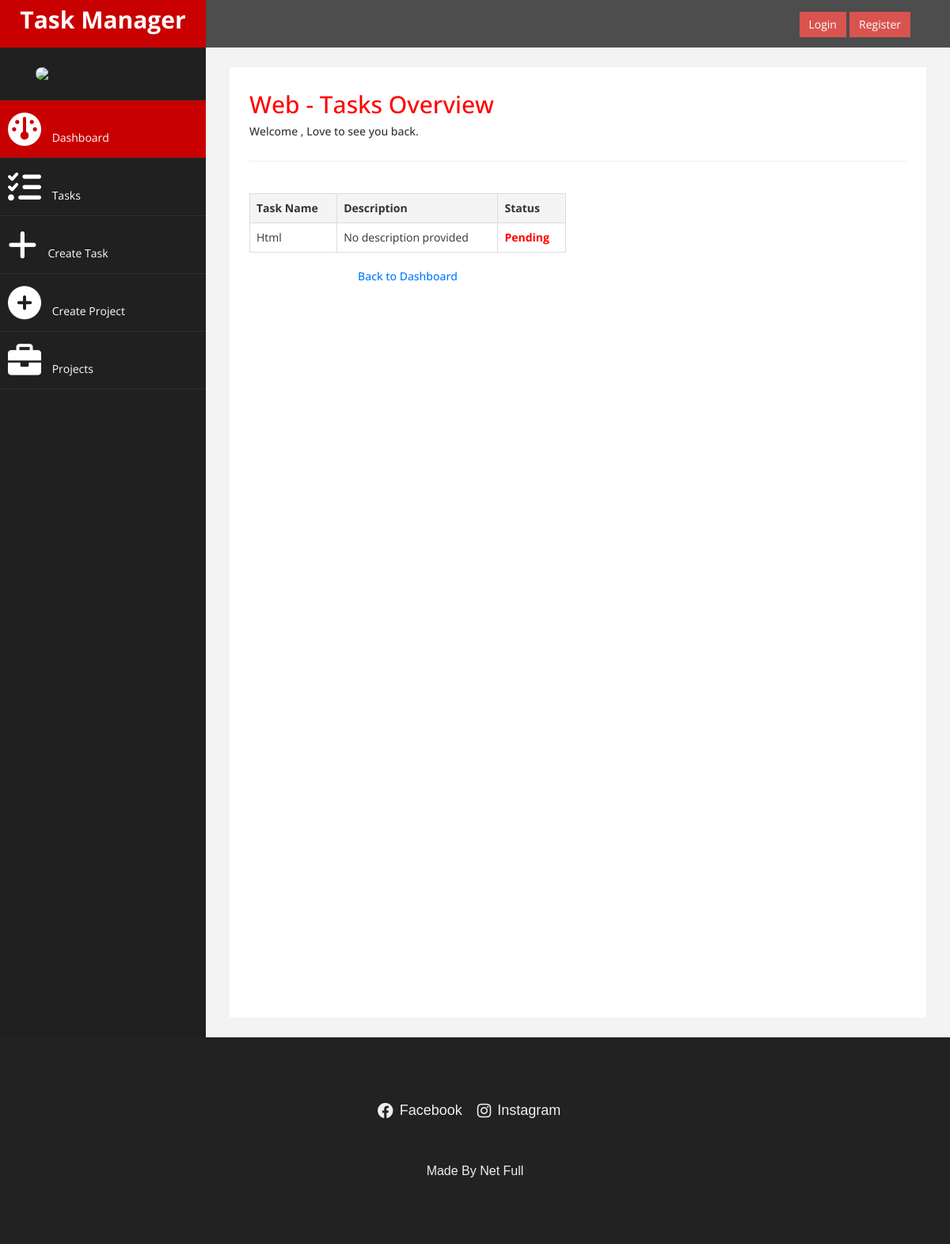
The app's page /project/1/tasks/, older data.
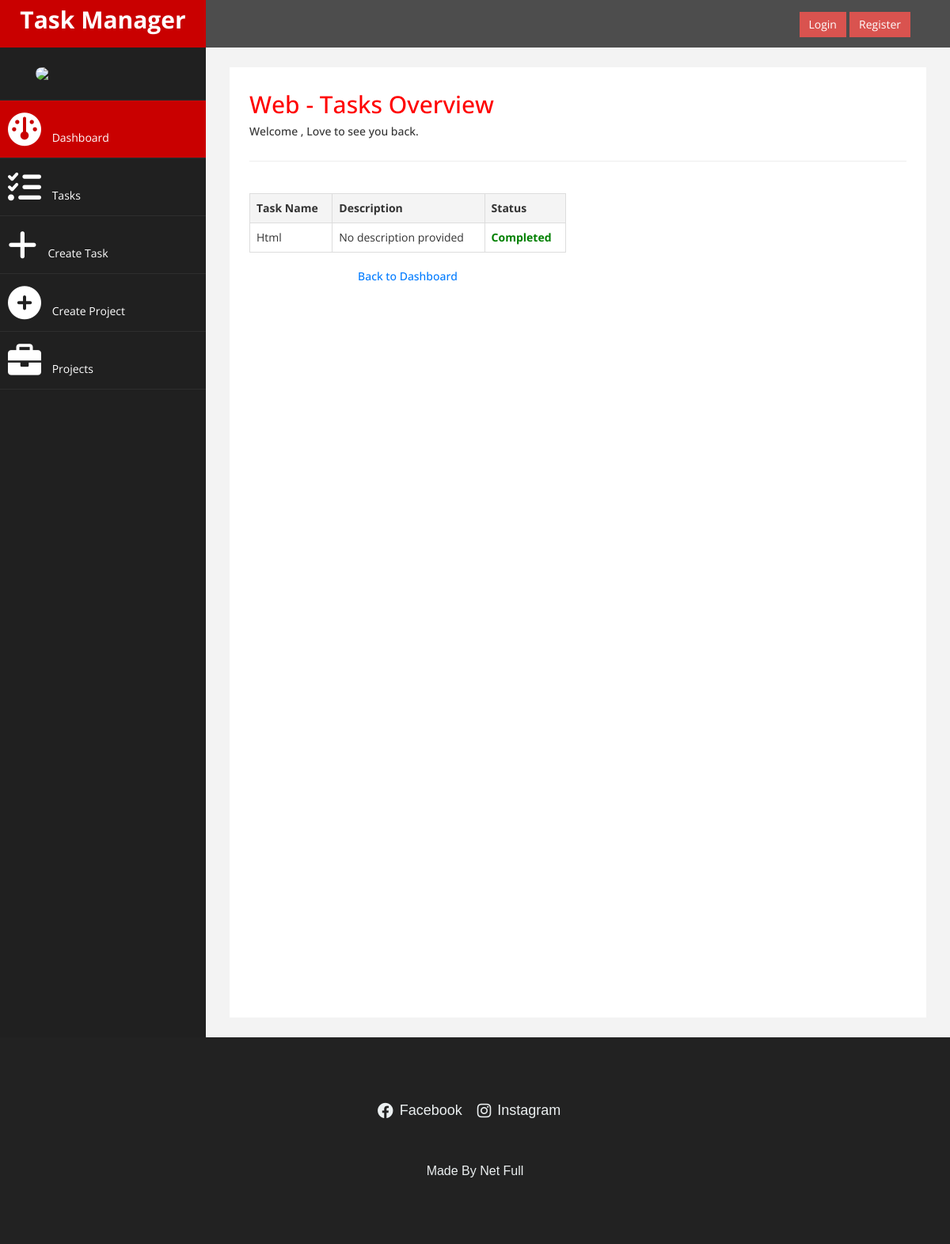
The same page, newer data.
### welcome/models.py (models this page shows, shortened)
class ProUserTask(models.Model):
    user = models.ForeignKey(CustomUser, on_delete=models.CASCADE)  # Task creator
    task_name = models.CharField(max_length=255)
    project = models.ForeignKey(
        'Project', on_delete=models.CASCADE, null=True, blank=True, related_name='tasks'
    )  # Related name for reverse querying tasks by project
    assigned_to = models.ForeignKey(
        CustomUser, on_delete=models.SET_NULL, null=True, blank=True, related_name='assigned_tasks'
    )  # User to whom the task is assigned
    uploaded_file = models.FileField(upload_to='task_files/', null=True, blank=True)
    created_at = models.DateTimeField(auto_now_add=True)
    is_done = models.BooleanField(default=False)

### welcome/views.py (the view)
# urls.py: path('project/<int:project_id>/tasks/', views.view_project_tasks, name='view_project_tasks'),
def view_project_tasks(request, project_id):
    project = get_object_or_404(Project, id=project_id)
    tasks = project.tasks.all()
    return render(request, 'project_tasks.html', {
        'project': project,
        'tasks': tasks,
    })

### welcome/templates/project_tasks.html (shortened to what the changed rows need)
{% load static %}
<!DOCTYPE html>
<html xmlns="http://www.w3.org/1999/xhtml">
<head>
    <link href="{% static 'bootstrap.css' %}" rel="stylesheet" />
    <link href="{% static 'font-awesome.css' %}" rel="stylesheet" />
    <link rel="stylesheet" href="https://cdnjs.cloudflare.com/ajax/libs/font-awesome/6.0.0-beta3/css/all.min.css" />
    <link href="{% static 'custom.css' %}" rel="stylesheet" />
</head>
<body>
    <div id="wrapper">
        <div id="page-wrapper">
            <div id="page-inner">
                <div class="container-fluid">
                    <div class="row">
                        <div class="col-md-12">
                            <h2 class="page-title">{{ project.name }} - Tasks Overview</h2>
                        </div>
                    </div>
                    <div class="task-manager row">
                        <div class="col-md-6">
                            <div class="task-left">
                                {% if tasks %}
                                <table>
                                    <thead>
                                        <tr>
                                            <th>Task Name</th>
                                            <th>Description</th>
                                            <th>Status</th>
                                        </tr>
                                    </thead>
                                    <tbody>
                                        {% for task in tasks %}
                                            <tr>
                                                <td>{{ task.task_name }}</td>
                                                <td>{{ task.description|default:"No description provided" }}</td>
                                                <td>
                                                    {% if task.is_done %}
                                                        <span class="completed">Completed</span>
                                                    {% else %}
                                                        <span class="pending">Pending</span>
                                                    {% endif %}
                                                </td>
                                            </tr>
                                        {% endfor %}
                                    </tbody>
                                </table>
                            {% else %}
                                <p>No tasks have been added to this project yet.</p>
                            {% endif %}
                        </div>
                    </div>
                </div>
            </div>
        </div>
    </div>
</body>
</html>

Row changes from the older to the newer data that the page shows:
changed ProUserTask "Html": is_done "Pending" → "Completed"
